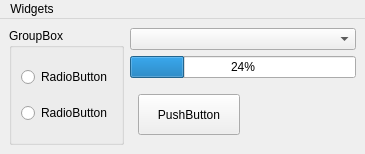
<?xml version="1.0" encoding="UTF-8"?>
<ui version="4.0">
 <class>MainWindow</class>
 <widget class="QMainWindow" name="MainWindow">
  <property name="geometry">
   <rect>
    <x>0</x>
    <y>0</y>
    <width>365</width>
    <height>154</height>
   </rect>
  </property>
  <property name="windowTitle">
   <string>MainWindow</string>
  </property>
  <widget class="QWidget" name="centralwidget">
   <layout class="QGridLayout" name="gridLayout_3">
    <item row="0" column="0">
     <layout class="QHBoxLayout" name="horizontalLayout">
      <item>
       <widget class="QGroupBox" name="groupBox">
        <property name="title">
         <string>GroupBox</string>
        </property>
        <layout class="QGridLayout" name="gridLayout">
         <item row="0" column="0">
          <widget class="QRadioButton" name="radioButton">
           <property name="text">
            <string>RadioButton</string>
           </property>
          </widget>
         </item>
         <item row="1" column="0">
          <widget class="QRadioButton" name="radioButton_2">
           <property name="text">
            <string>RadioButton</string>
           </property>
          </widget>
         </item>
        </layout>
       </widget>
      </item>
     </layout>
    </item>
    <item row="0" column="1">
     <layout class="QVBoxLayout" name="verticalLayout">
      <item>
       <widget class="QComboBox" name="comboBox"/>
      </item>
      <item>
       <widget class="QProgressBar" name="progressBar">
        <property name="value">
         <number>24</number>
        </property>
       </widget>
      </item>
      <item>
       <layout class="QHBoxLayout" name="horizontalLayout_2">
        <property name="spacing">
         <number>19</number>
        </property>
        <property name="sizeConstraint">
         <enum>QLayout::SizeConstraint::SetMaximumSize</enum>
        </property>
        <property name="leftMargin">
         <number>8</number>
        </property>
        <property name="topMargin">
         <number>10</number>
        </property>
        <property name="rightMargin">
         <number>14</number>
        </property>
        <property name="bottomMargin">
         <number>10</number>
        </property>
        <item>
         <widget class="QPushButton" name="toggle">
          <property name="sizePolicy">
           <sizepolicy hsizetype="Expanding" vsizetype="Expanding">
            <horstretch>0</horstretch>
            <verstretch>0</verstretch>
           </sizepolicy>
          </property>
          <property name="baseSize">
           <size>
            <width>40</width>
            <height>0</height>
           </size>
          </property>
          <property name="text">
           <string>PushButton</string>
          </property>
         </widget>
        </item>
        <item>
         <spacer name="horizontalSpacer">
          <property name="orientation">
           <enum>Qt::Orientation::Horizontal</enum>
          </property>
          <property name="sizeHint" stdset="0">
           <size>
            <width>40</width>
            <height>20</height>
           </size>
          </property>
         </spacer>
        </item>
       </layout>
      </item>
     </layout>
    </item>
   </layout>
  </widget>
  <widget class="QMenuBar" name="menubar">
   <property name="geometry">
    <rect>
     <x>0</x>
     <y>0</y>
     <width>365</width>
     <height>21</height>
    </rect>
   </property>
   <widget class="QMenu" name="menuWidgets">
    <property name="title">
     <string>Widgets</string>
    </property>
   </widget>
   <addaction name="menuWidgets"/>
  </widget>
 </widget>
 <resources/>
 <connections/>
</ui>
